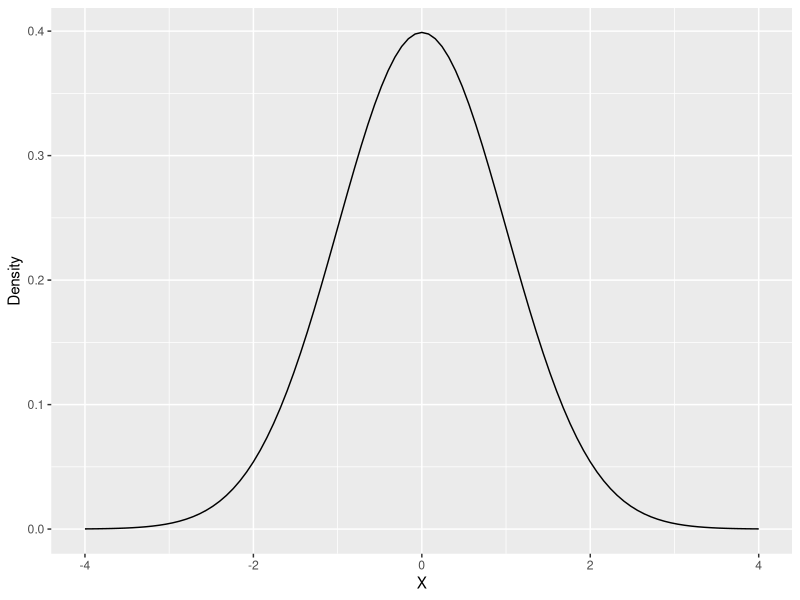

This chart was generated by the following R code:
## ---- chunk 1
library(ggplot2)
ggplot(data.frame(x = c(-4, 4)), aes(x = x)) +
  stat_function(fun = dnorm, args = list(mean = 0, sd = 1)) +
  labs(x = "X", y = "Density")
